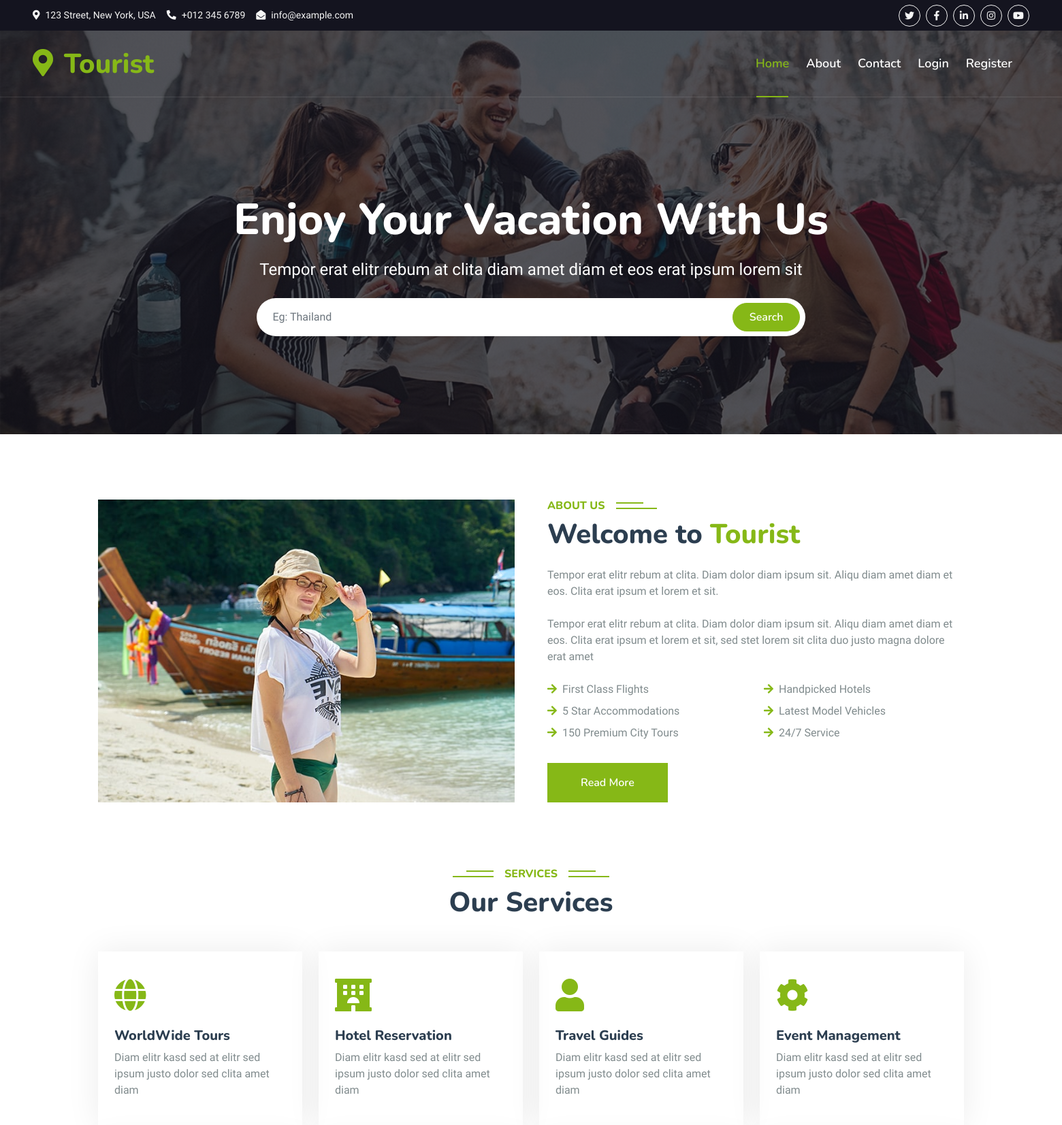
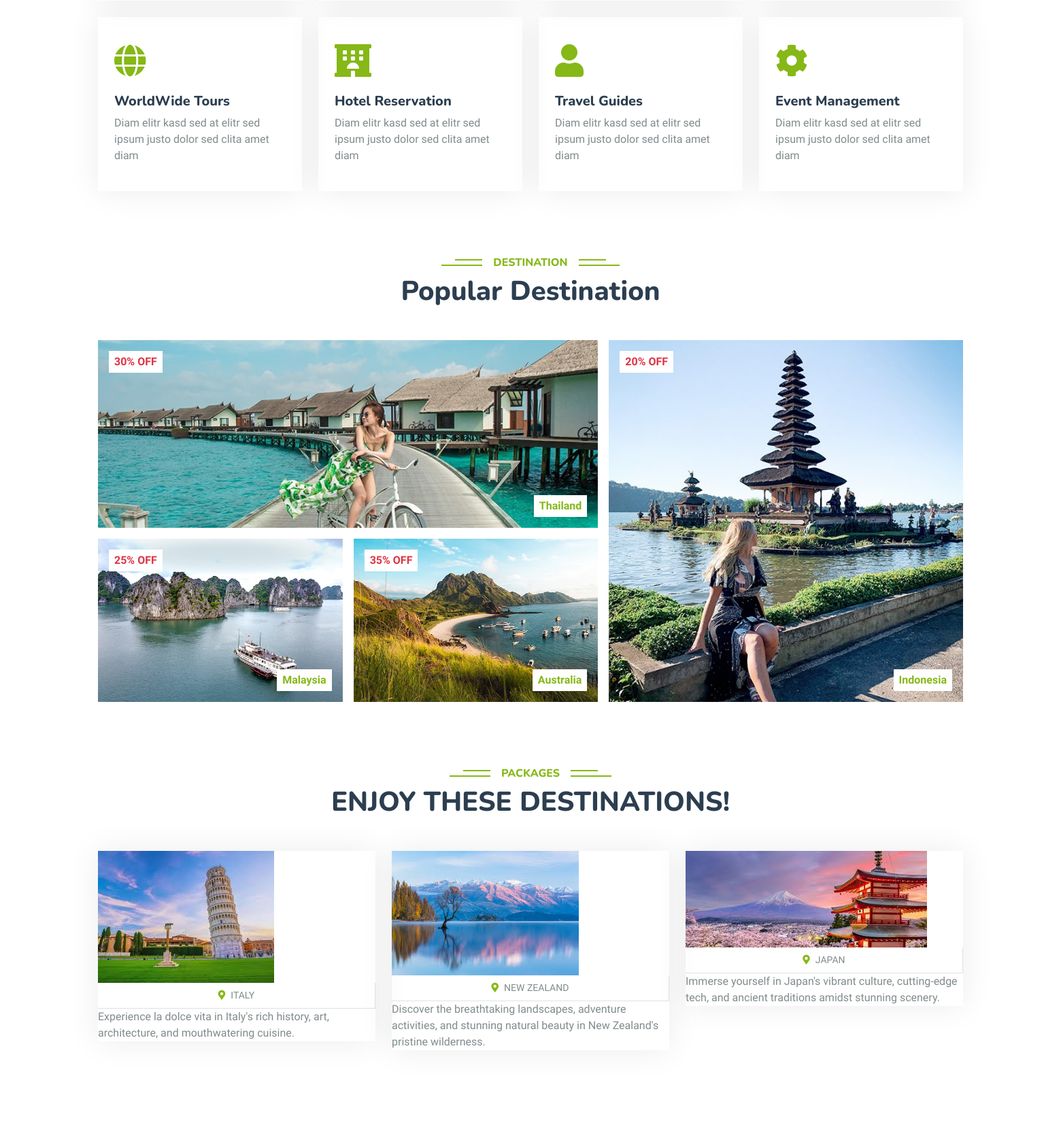
The page / (upper part) on the database its author committed (2 pictures, top to bottom).
### travelapp/models.py (models this page shows, shortened)
class Place(models.Model):
    name=models.CharField(max_length=250)
    img=models.ImageField(upload_to='pics')
    desc=models.TextField()

### travelapp/views.py (the view)
# urls.py: path('',views.frontpage,name='frontpage'),
def frontpage(request):
    obj=Place.objects.all()
    gobj=Guide.objects.all()
    return render(request,'index.html',{'result':obj,'gresult':gobj})

### templates/index.html (shortened to what this page needs)
{% load static %}
<html lang="en">
<head>
    <link href="https://cdnjs.cloudflare.com/ajax/libs/font-awesome/5.10.0/css/all.min.css" rel="stylesheet">
    <link href="https://cdn.jsdelivr.net/npm/bootstrap-icons@1.4.1/font/bootstrap-icons.css" rel="stylesheet">
    <link href="{% static 'lib/animate/animate.min.css" rel="stylesheet' %}">
    <link href="{% static 'lib/owlcarousel/assets/owl.carousel.min.css" rel="stylesheet' %}">
    <link href="{% static 'lib/tempusdominus/css/tempusdominus-bootstrap-4.min.css" rel="stylesheet' %}" />
    <link href="{% static 'css/bootstrap.min.css' %}" rel="stylesheet">
    <link href="{% static 'css/style.css' %}" rel="stylesheet">
</head>
<body>
    <div class="container-fluid bg-dark px-5 d-none d-lg-block">
        <div class="row gx-0">
            <div class="col-lg-8 text-center text-lg-start mb-2 mb-lg-0">
                <div class="d-inline-flex align-items-center" style="height: 45px;">
                    <small class="me-3 text-light"><i class="fa fa-map-marker-alt me-2"></i>123 Street, New York, USA</small>
                    <small class="me-3 text-light"><i class="fa fa-phone-alt me-2"></i>+012 345 6789</small>
                    <small class="text-light"><i class="fa fa-envelope-open me-2"></i>info@example.com</small>
                </div>
            </div>
            <div class="col-lg-4 text-center text-lg-end">
                <div class="d-inline-flex align-items-center" style="height: 45px;">
                    <a class="btn btn-sm btn-outline-light btn-sm-square rounded-circle me-2" href=""><i class="fab fa-twitter fw-normal"></i></a>
                    <a class="btn btn-sm btn-outline-light btn-sm-square rounded-circle me-2" href=""><i class="fab fa-facebook-f fw-normal"></i></a>
                    <a class="btn btn-sm btn-outline-light btn-sm-square rounded-circle me-2" href=""><i class="fab fa-linkedin-in fw-normal"></i></a>
                    <a class="btn btn-sm btn-outline-light btn-sm-square rounded-circle me-2" href=""><i class="fab fa-instagram fw-normal"></i></a>
                    <a class="btn btn-sm btn-outline-light btn-sm-square rounded-circle" href=""><i class="fab fa-youtube fw-normal"></i></a>
                </div>
            </div>
        </div>
    </div>
    <div class="container-fluid position-relative p-0">
        <nav class="navbar navbar-expand-lg navbar-light px-4 px-lg-5 py-3 py-lg-0">
            <a href="" class="navbar-brand p-0">
                <h1 class="text-primary m-0"><i class="fa fa-map-marker-alt me-3"></i>Tourist</h1>
            </a>
            <div class="collapse navbar-collapse" id="navbarCollapse">
                <div class="navbar-nav ms-auto py-0">
                    <a href="index.html" class="nav-item nav-link active">Home</a>
                    <a href="about.html" class="nav-item nav-link">About</a>
                    <a href="contact.html" class="nav-item nav-link">Contact</a>
                    {% if user.is_authenticated %}
                    <li class="nav-item nav-link"> Hello {{user.username}} !!</li>
                    <a href="credential/logout" class="nav-item nav-link">Logout</a>
                    {% else %}
                    <a href="credential/login" class="nav-item nav-link">Login</a>
                    <a href="credential/register" class="nav-item nav-link">Register</a>
                    {% endif %}
                </div>
            </div>
        </nav>
        <div class="container-fluid bg-primary py-5 mb-5 hero-header">
            <div class="container py-5">
                <div class="row justify-content-center py-5">
                    <div class="col-lg-10 pt-lg-5 mt-lg-5 text-center">
                        <h1 class="display-3 text-white mb-3 animated slideInDown">Enjoy Your Vacation With Us</h1>
                        <p class="fs-4 text-white mb-4 animated slideInDown">Tempor erat elitr rebum at clita diam amet diam et eos erat ipsum lorem sit</p>
                        <div class="position-relative w-75 mx-auto animated slideInDown">
                            <input class="form-control border-0 rounded-pill w-100 py-3 ps-4 pe-5" type="text" placeholder="Eg: Thailand">
                            <button type="button" class="btn btn-primary rounded-pill py-2 px-4 position-absolute top-0 end-0 me-2" style="margin-top: 7px;">Search</button>
                        </div>
                    </div>
                </div>
            </div>
        </div>
    </div>
    <div class="container-xxl py-5">
        <div class="container">
            <div class="row g-5">
                <div class="col-lg-6 wow fadeInUp" data-wow-delay="0.1s" style="min-height: 400px;">
                    <div class="position-relative h-100">
                        <img class="img-fluid position-absolute w-100 h-100" src="{% static 'img/about.jpg' %}" alt="" style="object-fit: cover;">
                    </div>
                </div>
                <div class="col-lg-6 wow fadeInUp" data-wow-delay="0.3s">
                    <h6 class="section-title bg-white text-start text-primary pe-3">About Us</h6>
                    <h1 class="mb-4">Welcome to <span class="text-primary">Tourist</span></h1>
                    <p class="mb-4">Tempor erat elitr rebum at clita. Diam dolor diam ipsum sit. Aliqu diam amet diam et eos. Clita erat ipsum et lorem et sit.</p>
                    <p class="mb-4">Tempor erat elitr rebum at clita. Diam dolor diam ipsum sit. Aliqu diam amet diam et eos. Clita erat ipsum et lorem et sit, sed stet lorem sit clita duo justo magna dolore erat amet</p>
                    <div class="row gy-2 gx-4 mb-4">
                        <div class="col-sm-6">
                            <p class="mb-0"><i class="fa fa-arrow-right text-primary me-2"></i>First Class Flights</p>
                        </div>
                        <div class="col-sm-6">
                            <p class="mb-0"><i class="fa fa-arrow-right text-primary me-2"></i>Handpicked Hotels</p>
                        </div>
                        <div class="col-sm-6">
                            <p class="mb-0"><i class="fa fa-arrow-right text-primary me-2"></i>5 Star Accommodations</p>
                        </div>
                        <div class="col-sm-6">
                            <p class="mb-0"><i class="fa fa-arrow-right text-primary me-2"></i>Latest Model Vehicles</p>
                        </div>
                        <div class="col-sm-6">
                            <p class="mb-0"><i class="fa fa-arrow-right text-primary me-2"></i>150 Premium City Tours</p>
                        </div>
                        <div class="col-sm-6">
                            <p class="mb-0"><i class="fa fa-arrow-right text-primary me-2"></i>24/7 Service</p>
                        </div>
                    </div>
                    <a class="btn btn-primary py-3 px-5 mt-2" href="">Read More</a>
                </div>
            </div>
        </div>
    </div>
    <div class="container-xxl py-5">
        <div class="container">
            <div class="text-center wow fadeInUp" data-wow-delay="0.1s">
                <h6 class="section-title bg-white text-center text-primary px-3">Services</h6>
                <h1 class="mb-5">Our Services</h1>
            </div>
            <div class="row g-4">
                <div class="col-lg-3 col-sm-6 wow fadeInUp" data-wow-delay="0.1s">
                    <div class="service-item rounded pt-3">
                        <div class="p-4">
                            <i class="fa fa-3x fa-globe text-primary mb-4"></i>
                            <h5>WorldWide Tours</h5>
                            <p>Diam elitr kasd sed at elitr sed ipsum justo dolor sed clita amet diam</p>
                        </div>
                    </div>
                </div>
                <div class="col-lg-3 col-sm-6 wow fadeInUp" data-wow-delay="0.3s">
                    <div class="service-item rounded pt-3">
                        <div class="p-4">
                            <i class="fa fa-3x fa-hotel text-primary mb-4"></i>
                            <h5>Hotel Reservation</h5>
                            <p>Diam elitr kasd sed at elitr sed ipsum justo dolor sed clita amet diam</p>
                        </div>
                    </div>
                </div>
                <div class="col-lg-3 col-sm-6 wow fadeInUp" data-wow-delay="0.5s">
                    <div class="service-item rounded pt-3">
                        <div class="p-4">
                            <i class="fa fa-3x fa-user text-primary mb-4"></i>
                            <h5>Travel Guides</h5>
                            <p>Diam elitr kasd sed at elitr sed ipsum justo dolor sed clita amet diam</p>
                        </div>
                    </div>
                </div>
                <div class="col-lg-3 col-sm-6 wow fadeInUp" data-wow-delay="0.7s">
                    <div class="service-item rounded pt-3">
                        <div class="p-4">
                            <i class="fa fa-3x fa-cog text-primary mb-4"></i>
                            <h5>Event Management</h5>
                            <p>Diam elitr kasd sed at elitr sed ipsum justo dolor sed clita amet diam</p>
                        </div>
                    </div>
                </div>
                <div class="col-lg-3 col-sm-6 wow fadeInUp" data-wow-delay="0.1s">
                    <div class="service-item rounded pt-3">
                        <div class="p-4">
                            <i class="fa fa-3x fa-globe text-primary mb-4"></i>
                            <h5>WorldWide Tours</h5>
                            <p>Diam elitr kasd sed at elitr sed ipsum justo dolor sed clita amet diam</p>
                        </div>
                    </div>
                </div>
                <div class="col-lg-3 col-sm-6 wow fadeInUp" data-wow-delay="0.3s">
                    <div class="service-item rounded pt-3">
                        <div class="p-4">
                            <i class="fa fa-3x fa-hotel text-primary mb-4"></i>
                            <h5>Hotel Reservation</h5>
                            <p>Diam elitr kasd sed at elitr sed ipsum justo dolor sed clita amet diam</p>
                        </div>
                    </div>
                </div>
                <div class="col-lg-3 col-sm-6 wow fadeInUp" data-wow-delay="0.5s">
                    <div class="service-item rounded pt-3">
                        <div class="p-4">
                            <i class="fa fa-3x fa-user text-primary mb-4"></i>
                            <h5>Travel Guides</h5>
                            <p>Diam elitr kasd sed at elitr sed ipsum justo dolor sed clita amet diam</p>
                        </div>
                    </div>
                </div>
                <div class="col-lg-3 col-sm-6 wow fadeInUp" data-wow-delay="0.7s">
                    <div class="service-item rounded pt-3">
                        <div class="p-4">
                            <i class="fa fa-3x fa-cog text-primary mb-4"></i>
                            <h5>Event Management</h5>
                            <p>Diam elitr kasd sed at elitr sed ipsum justo dolor sed clita amet diam</p>
                        </div>
                    </div>
                </div>
            </div>
        </div>
    </div>
    <div class="container-xxl py-5 destination">
        <div class="container">
            <div class="text-center wow fadeInUp" data-wow-delay="0.1s">
                <h6 class="section-title bg-white text-center text-primary px-3">Destination</h6>
                <h1 class="mb-5">Popular Destination</h1>
            </div>
            <div class="row g-3">
                <div class="col-lg-7 col-md-6">
                    <div class="row g-3">
                        <div class="col-lg-12 col-md-12 wow zoomIn" data-wow-delay="0.1s">
                            <a class="position-relative d-block overflow-hidden" href="">
                                <img class="img-fluid" src="{% static 'img/destination-1.jpg' %}" alt="">
                                <div class="bg-white text-danger fw-bold position-absolute top-0 start-0 m-3 py-1 px-2">30% OFF</div>
                                <div class="bg-white text-primary fw-bold position-absolute bottom-0 end-0 m-3 py-1 px-2">Thailand</div>
                            </a>
                        </div>
                        <div class="col-lg-6 col-md-12 wow zoomIn" data-wow-delay="0.3s">
                            <a class="position-relative d-block overflow-hidden" href="">
                                <img class="img-fluid" src="{% static 'img/destination-2.jpg' %}" alt="">
                                <div class="bg-white text-danger fw-bold position-absolute top-0 start-0 m-3 py-1 px-2">25% OFF</div>
                                <div class="bg-white text-primary fw-bold position-absolute bottom-0 end-0 m-3 py-1 px-2">Malaysia</div>
                            </a>
                        </div>
                        <div class="col-lg-6 col-md-12 wow zoomIn" data-wow-delay="0.5s">
                            <a class="position-relative d-block overflow-hidden" href="">
                                <img class="img-fluid" src="{% static 'img/destination-3.jpg' %}" alt="">
                                <div class="bg-white text-danger fw-bold position-absolute top-0 start-0 m-3 py-1 px-2">35% OFF</div>
                                <div class="bg-white text-primary fw-bold position-absolute bottom-0 end-0 m-3 py-1 px-2">Australia</div>
                            </a>
                        </div>
                    </div>
                </div>
                <div class="col-lg-5 col-md-6 wow zoomIn" data-wow-delay="0.7s" style="min-height: 350px;">
                    <a class="position-relative d-block h-100 overflow-hidden" href="">
                        <img class="img-fluid position-absolute w-100 h-100" src="{% static 'img/destination-4.jpg' %}" alt="" style="object-fit: cover;">
                        <div class="bg-white text-danger fw-bold position-absolute top-0 start-0 m-3 py-1 px-2">20% OFF</div>
                        <div class="bg-white text-primary fw-bold position-absolute bottom-0 end-0 m-3 py-1 px-2">Indonesia</div>
                    </a>
                </div>
            </div>
        </div>
    </div>
    <div class="container-xxl py-5">
        <div class="container">
            <div class="text-center wow fadeInUp" data-wow-delay="0.1s">
                <h6 class="section-title bg-white text-center text-primary px-3">Packages</h6>
                <h1 class="mb-5">ENJOY THESE DESTINATIONS!</h1>
            </div>
            <div class="row g-4 justify-content-center">
                {% for i in result %}
                <div class="col-lg-4 col-md-6 wow fadeInUp" data-wow-delay="0.1s">
                    <div class="package-item">
                        <div class="overflow-hidden">
                            <img class="img-fluid" src="{{i.img.url}}" alt="">
                        </div>
                        <div class="d-flex border-bottom">
                            <small class="flex-fill text-center border-end py-2"><i class="fa fa-map-marker-alt text-primary me-2"></i>{{i.name}}</small>
                        </div>
                            <p>{{i.desc}}</p>
                    </div>
                </div>
                {% endfor %}
            </div>
            </div>
        </div>
    <div class="container-xxl py-5 wow fadeInUp" data-wow-delay="0.1s">
    </div>
</body>
</html>

### rows shown on the page
Place: img (picture), name "ITALY", desc "Experience la dolce vita in Italy's rich history, art, architecture, and mouthwatering cuisine."
Place: img (picture), name "NEW ZEALAND", desc "Discover the breathtaking landscapes, adventure activities, and stunning natural beauty in New Zealand's pristine wilderness."
Place: img (picture), name "JAPAN", desc "Immerse yourself in Japan's vibrant culture, cutting-edge tech, and ancient traditions amidst stunning scenery."
